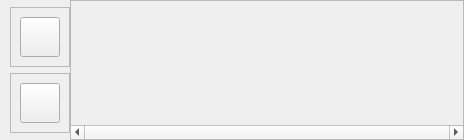
<?xml version="1.0" encoding="UTF-8"?>
<ui version="4.0">
 <class>DeviceBrowser</class>
 <widget class="QWidget" name="DeviceBrowser">
  <property name="geometry">
   <rect>
    <x>0</x>
    <y>0</y>
    <width>464</width>
    <height>140</height>
   </rect>
  </property>
  <property name="sizePolicy">
   <sizepolicy hsizetype="Expanding" vsizetype="Maximum">
    <horstretch>0</horstretch>
    <verstretch>0</verstretch>
   </sizepolicy>
  </property>
  <property name="minimumSize">
   <size>
    <width>0</width>
    <height>0</height>
   </size>
  </property>
  <property name="windowTitle">
   <string>Form</string>
  </property>
  <layout class="QHBoxLayout" name="horizontalLayout">
   <property name="spacing">
    <number>0</number>
   </property>
   <property name="leftMargin">
    <number>10</number>
   </property>
   <property name="topMargin">
    <number>0</number>
   </property>
   <property name="rightMargin">
    <number>0</number>
   </property>
   <property name="bottomMargin">
    <number>0</number>
   </property>
   <item>
    <widget class="QWidget" name="btnsWidget" native="true">
     <property name="sizePolicy">
      <sizepolicy hsizetype="Fixed" vsizetype="Fixed">
       <horstretch>0</horstretch>
       <verstretch>0</verstretch>
      </sizepolicy>
     </property>
     <layout class="QVBoxLayout" name="verticalLayout">
      <property name="leftMargin">
       <number>0</number>
      </property>
      <property name="topMargin">
       <number>0</number>
      </property>
      <property name="rightMargin">
       <number>0</number>
      </property>
      <property name="bottomMargin">
       <number>0</number>
      </property>
      <item>
       <spacer name="verticalSpacer_2">
        <property name="orientation">
         <enum>Qt::Orientation::Vertical</enum>
        </property>
        <property name="sizeHint" stdset="0">
         <size>
          <width>0</width>
          <height>0</height>
         </size>
        </property>
       </spacer>
      </item>
      <item>
       <widget class="QFrame" name="containerHome">
        <property name="sizePolicy">
         <sizepolicy hsizetype="Fixed" vsizetype="Fixed">
          <horstretch>0</horstretch>
          <verstretch>0</verstretch>
         </sizepolicy>
        </property>
        <property name="minimumSize">
         <size>
          <width>0</width>
          <height>0</height>
         </size>
        </property>
        <property name="frameShape">
         <enum>QFrame::Shape::StyledPanel</enum>
        </property>
        <property name="frameShadow">
         <enum>QFrame::Shadow::Raised</enum>
        </property>
        <layout class="QVBoxLayout" name="verticalLayout_4">
         <property name="topMargin">
          <number>9</number>
         </property>
         <property name="bottomMargin">
          <number>9</number>
         </property>
         <item>
          <widget class="QPushButton" name="btnHome">
           <property name="sizePolicy">
            <sizepolicy hsizetype="Fixed" vsizetype="Fixed">
             <horstretch>0</horstretch>
             <verstretch>0</verstretch>
            </sizepolicy>
           </property>
           <property name="minimumSize">
            <size>
             <width>40</width>
             <height>40</height>
            </size>
           </property>
           <property name="maximumSize">
            <size>
             <width>40</width>
             <height>40</height>
            </size>
           </property>
           <property name="text">
            <string/>
           </property>
           <property name="icon">
            <iconset>
             <normalon>:/gui/icons/home.svg</normalon>
            </iconset>
           </property>
           <property name="iconSize">
            <size>
             <width>40</width>
             <height>40</height>
            </size>
           </property>
           <property name="checkable">
            <bool>true</bool>
           </property>
           <property name="checked">
            <bool>false</bool>
           </property>
          </widget>
         </item>
        </layout>
       </widget>
      </item>
      <item>
       <widget class="QFrame" name="containerAdd">
        <property name="sizePolicy">
         <sizepolicy hsizetype="Fixed" vsizetype="Fixed">
          <horstretch>0</horstretch>
          <verstretch>0</verstretch>
         </sizepolicy>
        </property>
        <property name="minimumSize">
         <size>
          <width>0</width>
          <height>0</height>
         </size>
        </property>
        <property name="frameShape">
         <enum>QFrame::Shape::StyledPanel</enum>
        </property>
        <property name="frameShadow">
         <enum>QFrame::Shadow::Raised</enum>
        </property>
        <layout class="QVBoxLayout" name="verticalLayout_3">
         <property name="topMargin">
          <number>9</number>
         </property>
         <property name="bottomMargin">
          <number>9</number>
         </property>
         <item>
          <widget class="QPushButton" name="btnAdd">
           <property name="sizePolicy">
            <sizepolicy hsizetype="Fixed" vsizetype="Fixed">
             <horstretch>0</horstretch>
             <verstretch>0</verstretch>
            </sizepolicy>
           </property>
           <property name="minimumSize">
            <size>
             <width>40</width>
             <height>40</height>
            </size>
           </property>
           <property name="maximumSize">
            <size>
             <width>40</width>
             <height>40</height>
            </size>
           </property>
           <property name="text">
            <string/>
           </property>
           <property name="icon">
            <iconset>
             <normalon>:/gui/icons/add.svg</normalon>
            </iconset>
           </property>
           <property name="iconSize">
            <size>
             <width>40</width>
             <height>40</height>
            </size>
           </property>
           <property name="checkable">
            <bool>true</bool>
           </property>
          </widget>
         </item>
        </layout>
       </widget>
      </item>
      <item>
       <spacer name="verticalSpacer_3">
        <property name="orientation">
         <enum>Qt::Orientation::Vertical</enum>
        </property>
        <property name="sizeHint" stdset="0">
         <size>
          <width>0</width>
          <height>0</height>
         </size>
        </property>
       </spacer>
      </item>
     </layout>
    </widget>
   </item>
   <item>
    <widget class="QScrollArea" name="scrollArea">
     <property name="sizePolicy">
      <sizepolicy hsizetype="Expanding" vsizetype="Preferred">
       <horstretch>0</horstretch>
       <verstretch>0</verstretch>
      </sizepolicy>
     </property>
     <property name="verticalScrollBarPolicy">
      <enum>Qt::ScrollBarPolicy::ScrollBarAlwaysOff</enum>
     </property>
     <property name="horizontalScrollBarPolicy">
      <enum>Qt::ScrollBarPolicy::ScrollBarAlwaysOn</enum>
     </property>
     <property name="sizeAdjustPolicy">
      <enum>QAbstractScrollArea::SizeAdjustPolicy::AdjustToContents</enum>
     </property>
     <property name="widgetResizable">
      <bool>true</bool>
     </property>
     <widget class="QWidget" name="wDeviceBrowserMenu">
      <property name="geometry">
       <rect>
        <x>0</x>
        <y>0</y>
        <width>392</width>
        <height>124</height>
       </rect>
      </property>
      <property name="sizePolicy">
       <sizepolicy hsizetype="Expanding" vsizetype="Preferred">
        <horstretch>0</horstretch>
        <verstretch>0</verstretch>
       </sizepolicy>
      </property>
      <layout class="QHBoxLayout" name="horizontalLayout_2">
       <property name="bottomMargin">
        <number>0</number>
       </property>
       <item>
        <spacer name="hSpacer">
         <property name="orientation">
          <enum>Qt::Orientation::Horizontal</enum>
         </property>
         <property name="sizeHint" stdset="0">
          <size>
           <width>0</width>
           <height>0</height>
          </size>
         </property>
        </spacer>
       </item>
      </layout>
     </widget>
    </widget>
   </item>
   <item>
    <widget class="QWidget" name="verticalSpacer2" native="true">
     <property name="sizePolicy">
      <sizepolicy hsizetype="Fixed" vsizetype="Expanding">
       <horstretch>0</horstretch>
       <verstretch>0</verstretch>
      </sizepolicy>
     </property>
     <layout class="QVBoxLayout" name="verticalLayout_2">
      <property name="leftMargin">
       <number>0</number>
      </property>
      <property name="topMargin">
       <number>0</number>
      </property>
      <property name="rightMargin">
       <number>0</number>
      </property>
      <property name="bottomMargin">
       <number>0</number>
      </property>
      <item>
       <spacer name="verticalSpacer">
        <property name="orientation">
         <enum>Qt::Orientation::Vertical</enum>
        </property>
        <property name="sizeHint" stdset="0">
         <size>
          <width>0</width>
          <height>40</height>
         </size>
        </property>
       </spacer>
      </item>
     </layout>
    </widget>
   </item>
  </layout>
 </widget>
 <resources/>
 <connections/>
</ui>
